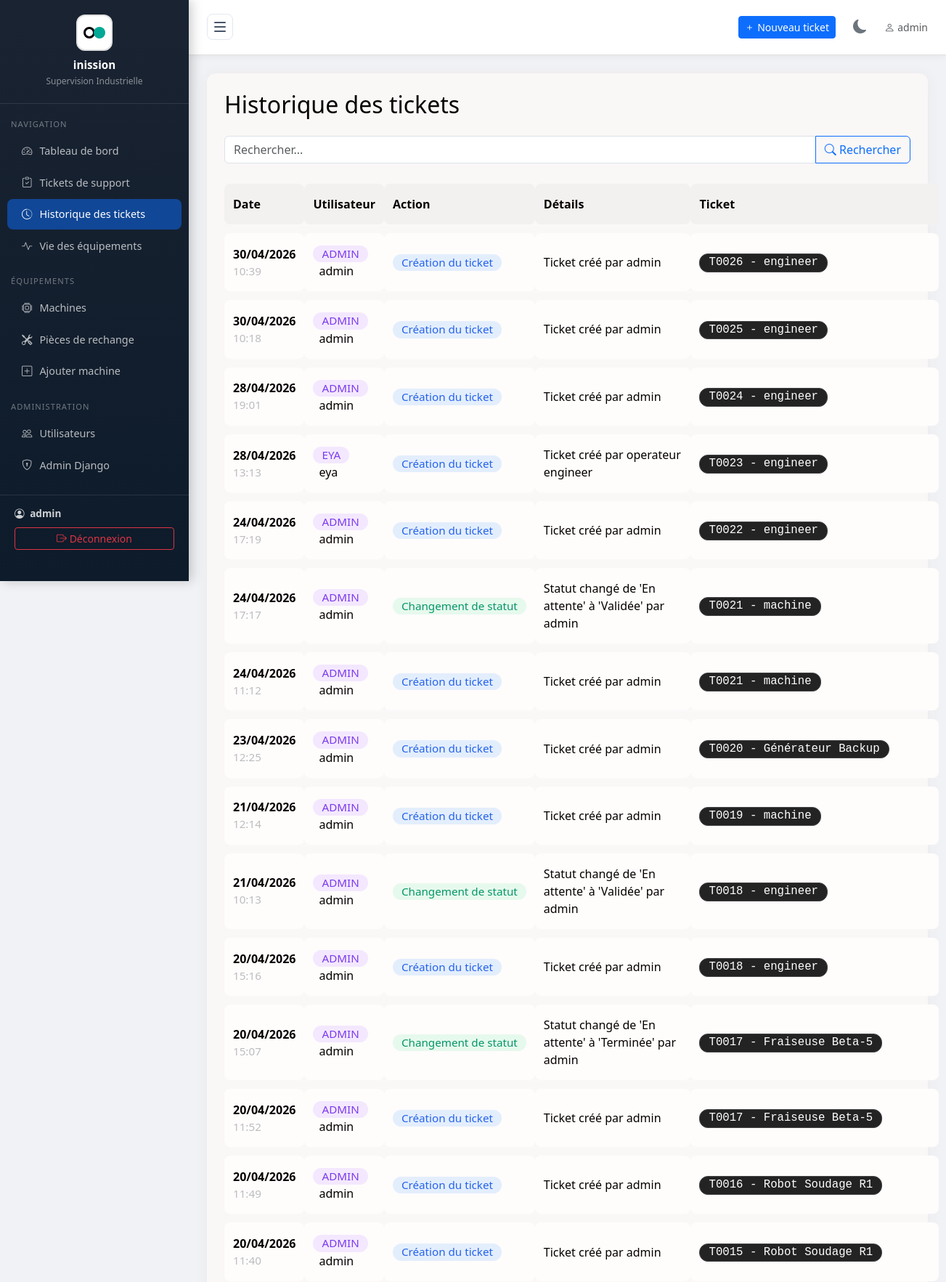
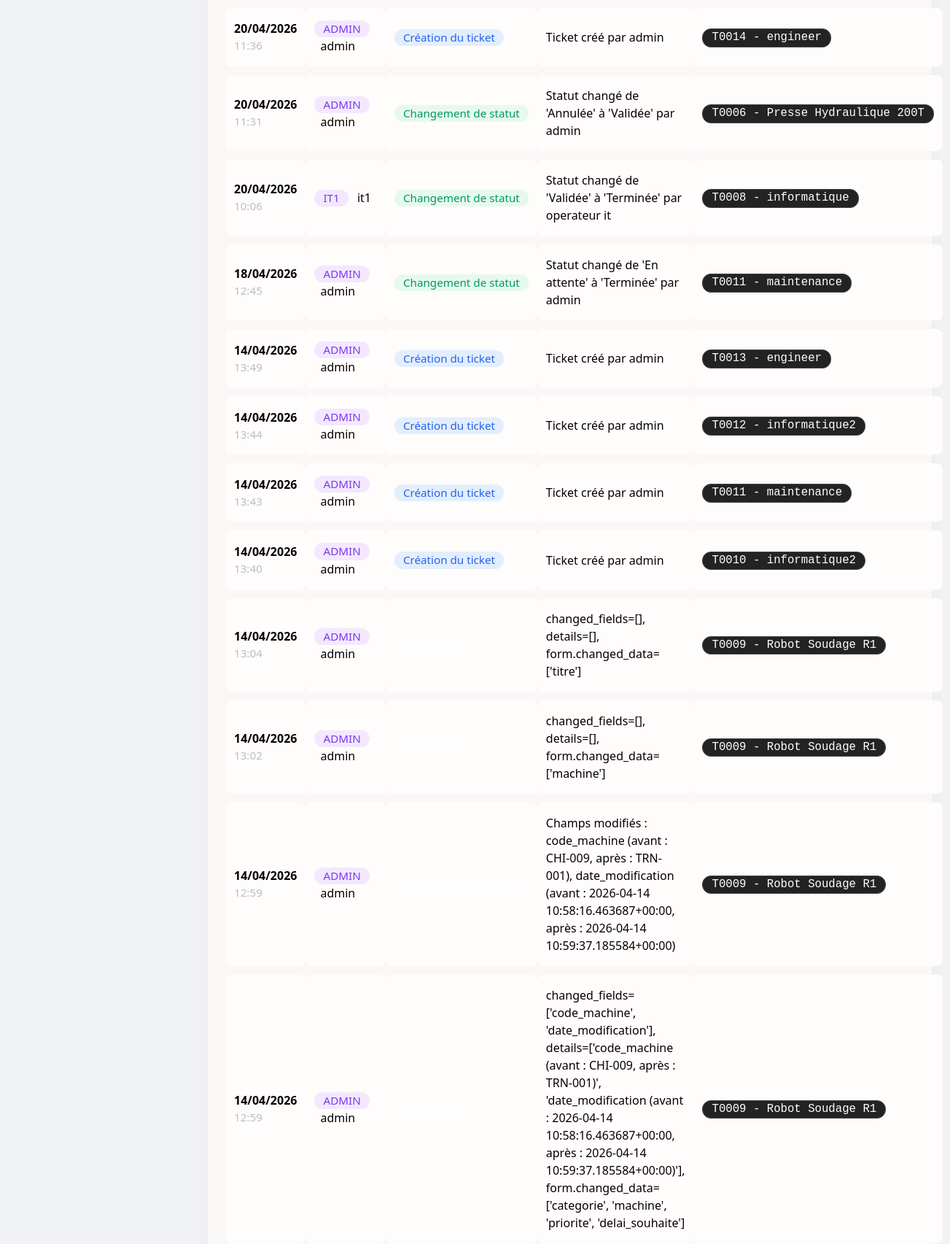
Screenshot of /tickets/historique/ (signed in, upper part) with the database file from the repository (2 pictures, top to bottom).
### tickets/models.py (models this page shows, shortened)
class TicketHistory(models.Model):
    ticket = models.ForeignKey('TicketSupport', on_delete=models.CASCADE, related_name='histories')
    user = models.ForeignKey(User, on_delete=models.SET_NULL, null=True, blank=True)
    action = models.CharField(max_length=255)
    details = models.TextField(blank=True)
    date = models.DateTimeField(default=timezone.now)
    class Meta:
        ordering = ['-date']

class TicketSupport(models.Model):
    titre = models.CharField(max_length=200, verbose_name="Titre du ticket", default="Sans titre")
    CATEGORIE_CHOICES = [
        ('industrielle', 'Industrielle'),
        ('informatique', 'Informatique'),
    ]
    categorie = models.CharField(max_length=30, choices=CATEGORIE_CHOICES, verbose_name="Catégorie", default='industrielle')
    type_panne = models.CharField(max_length=100, verbose_name="Type de panne", default="Non renseigné")
    PRIORITE_CHOICES = [
        ('basse', 'Basse'),
        ('moyenne', 'Moyenne'),
        ('haute', 'Haute'),
    ]
    priorite = models.CharField(max_length=10, choices=PRIORITE_CHOICES, verbose_name="Priorité", default='moyenne')
    """Modèle pour les tickets de support"""
    NATURE_ANOMALIE_CHOICES = [
        ('mecanique', 'Mécanique'),
        ('electrique', 'Électrique'),
        ('hydraulique', 'Hydraulique'),
        ('pneumatique', 'Pneumatique'),
        ('informatique', 'Informatique'),
        ('autre', 'Autre'),
    ]
    STATUT_CHOICES = [
        ('en_attente', 'En attente'),
        ('validee', 'Validée'),
        ('en_cours', 'En cours'),
        ('terminee', 'Terminée'),
        ('annulee', 'Annulée'),
    ]
    numero_ticket = models.CharField(max_length=50, unique=True, verbose_name="N° de ticket")
    service_support = models.CharField(max_length=200, verbose_name="Service support")
    demandeur = models.CharField(max_length=200, verbose_name="Nom du demandeur")
    machine = models.ForeignKey(Machine, on_delete=models.CASCADE, verbose_name="Machine concernée")
    code_machine = models.CharField(max_length=100, verbose_name="Code machine")
    date_ticket = models.DateField(verbose_name="Date du ticket")
    heure_ticket = models.TimeField(verbose_name="Heure du ticket")
    delai_souhaite = models.DateField(null=True, blank=True, verbose_name="Délai souhaité")
    type_support = models.BooleanField(default=False, verbose_name="Curative (décocher) / Préventive (cocher)")
    description_probleme = models.TextField(verbose_name="Description du problème")
    nature_probleme = models.CharField(max_length=20, choices=NATURE_ANOMALIE_CHOICES, verbose_name="Nature du problème")
    visa_demandeur = models.CharField(max_length=200, blank=True, verbose_name="Visa du demandeur")
    statut = models.CharField(max_length=20, choices=STATUT_CHOICES, default='en_attente', verbose_name="Statut")
    spare_part = models.ForeignKey(SparePart, on_delete=models.SET_NULL, null=True, blank=True,
                                   related_name='tickets', verbose_name="Pièce détachée réservée")
    date_creation = models.DateTimeField(auto_now_add=True, verbose_name="Date de création")
    date_modification = models.DateTimeField(auto_now=True, verbose_name="Dernière modification")
    class Meta:
        verbose_name = "Ticket de support"
        verbose_name_plural = "Tickets de support"
        ordering = ['-date_creation']
    def __str__(self):
        return f"{self.numero_ticket} - {self.machine.nom}"

class Machine(models.Model):
    nom = models.CharField(max_length=200, verbose_name="Nom de la machine")
    reference = models.CharField(max_length=100, unique=True, verbose_name="Référence")
    localisation = models.CharField(max_length=200, verbose_name="Localisation / Zone")
    description = models.TextField(blank=True, verbose_name="Description")
    actif = models.BooleanField(default=True, verbose_name="Active")
    date_installation = models.DateField(null=True, blank=True, verbose_name="Date d'installation")
    department = models.ForeignKey('Department', on_delete=models.SET_NULL, null=True, blank=True, verbose_name="Département associé")
    operator = models.ForeignKey('OperatorProfile', on_delete=models.SET_NULL, null=True, blank=True, verbose_name="Opérateur assigné")
    manuel_pdf = models.FileField(upload_to='machines/manuals/', blank=True, null=True, verbose_name="Manuel d'utilisation (PDF)")
    manuel_texte = models.TextField(blank=True, null=True, verbose_name="Manuel d'utilisation (texte)")
    class Meta:
        verbose_name = "Machine"
        verbose_name_plural = "Machines"
        ordering = ['nom']

### tickets/views_ticket_history.py (the view, shortened to what this page needs)
# urls.py: path('tickets/historique/', ticket_history_list, name='ticket_history_list'),
@login_required
def ticket_history_list(request):
    query = request.GET.get('q', '').strip()
    histories = TicketHistory.objects.select_related('ticket', 'user').all()
    user = request.user
    if hasattr(user, 'operatorprofile') and user.operatorprofile.role == 'operateur':
        machines_ids = user.operatorprofile.machines.values_list('id', flat=True)
        histories = histories.filter(ticket__machine__id__in=machines_ids)
    return render(request, 'tickets/ticket_history_list.html', {'histories': histories, 'query': query})

### tickets/templatetags/permissions.py (called while the page is built)
@register.filter
def is_admin_or_supervisor(user):
    if user.is_superuser or user.is_staff:
        return True
    profile = getattr(user, 'operatorprofile', None)
    return profile and profile.role == 'superviseur'

### tickets/templates/tickets/ticket_history_list.html (shortened to what this page needs)
{% extends 'tickets/base.html' %}
{% block content %}
<link rel="stylesheet" href="/static/css/ticket_history.css">
<div class="ticket-history-container">
    <h2 style="margin-bottom: 24px;">Historique des tickets</h2>
    <form method="get" class="mb-3" autocomplete="off">
        <div class="input-group">
            <input type="text" name="q" class="form-control" placeholder="Rechercher..." value="{{ query|default:'' }}">
            <button class="btn btn-outline-primary" type="submit"><i class="bi bi-search"></i> Rechercher</button>
        </div>
    </form>
    <table class="ticket-history-table">
        <thead>
            <tr>
                <th>Date</th>
                <th>Utilisateur</th>
                <th>Action</th>
                <th>Détails</th>
                <th>Ticket</th>
            </tr>
        </thead>
        <tbody>
            {% for h in histories %}
            <tr>
                <td>
                    <div style="font-weight:600;">{{ h.date|date:'d/m/Y' }}</div>
                    <div style="font-size:0.95em;color:#bdbdbd;">{{ h.date|date:'H:i' }}</div>
                </td>
                <td>
                    <span class="badge badge-user">{{ h.user|slice:':1'|upper }}</span>
                    <span style="margin-left:8px;">{{ h.user }}</span>
                </td>
                <td>
                    {% if 'Création' in h.action %}
                        <span class="badge badge-action">{{ h.action }}</span>
                    {% elif 'Changement' in h.action %}
                        <span class="badge badge-status">{{ h.action }}</span>
                    {% else %}
                        <span class="badge">{{ h.action }}</span>
                    {% endif %}
                </td>
                <td>{{ h.details }}</td>
                <td>
                    <span class="badge badge-ticket">{{ h.ticket }}</span>
                </td>
            </tr>
            {% empty %}
            <tr><td colspan="5">Aucun historique trouvé.</td></tr>
            {% endfor %}
        </tbody>
    </table>
</div>
{% endblock %}

### tickets/templates/tickets/base.html (shortened to what this page needs)
{% load permissions %}
<!DOCTYPE html>
<html lang="fr">
<head>
    <link href="https://cdnjs.cloudflare.com/ajax/libs/bootstrap/5.3.2/css/bootstrap.min.css" rel="stylesheet">
    <link href="https://cdnjs.cloudflare.com/ajax/libs/bootstrap-icons/1.11.3/font/bootstrap-icons.min.css" rel="stylesheet">
</head>
<body>
{% if user.is_authenticated %}
<div id="sidebar" class="sidebar d-flex flex-column">
    <div class="sidebar-inner">
    <div class="sidebar-brand flex-shrink-0">
        <div class="brand-icon"></div>
        <h5>inission</h5>
        <small>Supervision Industrielle</small>
    </div>
    <nav class="mt-2 flex-grow-1">
        <div class="sidebar-section">Navigation</div>
        <a href="{% url 'dashboard' %}" class="nav-link {% if request.resolver_match.url_name == 'dashboard' %}active{% endif %}">
            <i class="bi bi-speedometer2"></i><span>Tableau de bord</span>
        </a>
        <a href="{% url 'demande_dashboard' %}" class="nav-link {% if 'demande' in request.resolver_match.url_name %}active{% endif %}">
            <i class="bi bi-clipboard-check"></i><span>Tickets de support</span>
        </a>
            <a href="{% url 'ticket_history_list' %}" class="nav-link {% if request.resolver_match.url_name == 'ticket_history_list' %}active{% endif %}">
                <i class="bi bi-clock-history"></i><span>Historique des tickets</span>
            </a>
        <a href="{% url 'viee_dashboard' %}" class="nav-link {% if 'viee' in request.resolver_match.url_name %}active{% endif %}">
            <i class="bi bi-activity"></i><span>Vie des équipements</span>
        </a>
        {% if user|is_admin_or_supervisor %}
        <div class="sidebar-section">Équipements</div>
        <a href="{% url 'machine_list' %}" class="nav-link {% if 'machine' in request.resolver_match.url_name %}active{% endif %}">
            <i class="bi bi-cpu"></i><span>Machines</span>
        </a>
            <a href="{% url 'machine_spare_parts' %}" class="nav-link {% if request.resolver_match.url_name == 'machine_spare_parts' %}active{% endif %}">
                <i class="bi bi-tools"></i><span>Pièces de rechange</span>
            </a>
        <a href="{% url 'machine_create' %}" class="nav-link">
            <i class="bi bi-plus-square"></i><span>Ajouter machine</span>
        </a>
        {% endif %}
        {% if user.is_staff %}
        <div class="sidebar-section">Administration</div>
        <a href="{% url 'user_list' %}" class="nav-link {% if 'user' in request.resolver_match.url_name %}active{% endif %}">
            <i class="bi bi-people"></i><span>Utilisateurs</span>
        </a>
        <a href="/admin/" class="nav-link">
            <i class="bi bi-shield-lock"></i><span>Admin Django</span>
        </a>
        {% endif %}
    </nav>
    <div class="sidebar-footer flex-shrink-0">
        <div class="user-info">
            <i class="bi bi-person-circle me-1"></i>
            <strong>{{ user.get_full_name|default:user.username }}</strong>
        </div>
        <form action="{% url 'logout' %}" method="post" style="margin-top:8px;">
            <button type="submit" class="btn btn-sm btn-outline-danger w-100">
                <i class="bi bi-box-arrow-right"></i> <span>Déconnexion</span>
            </button>
        </form>
    </div>
    </div>
</div>
<div id="main" class="main-content">
    <div class="topbar">
        <button id="toggle-btn" onclick="toggleSidebar()">
            <span></span>
            <span></span>
            <span></span>
        </button>
        <div class="d-flex align-items-center gap-3">
            <a href="{% url 'demande_create' %}" class="btn btn-primary btn-sm">
                <i class="bi bi-plus"></i> Nouveau ticket
            </a>
            <button class="theme-toggle-btn" onclick="toggleTheme()" title="Basculer le thème">
                <i class="bi bi-moon-fill" id="theme-icon"></i>
            </button>
            <span class="text-muted small"><i class="bi bi-person me-1"></i>{{ user.username }}</span>
        </div>
    </div>
    <div class="page-content">
        {% block content %}{% endblock %}
    </div>
</div>
{% else %}
    {% block auth_content %}{% endblock %}
{% endif %}
</body>
</html>

### static/css/ticket_history.css (style rules this page uses)
.ticket-history-container { background: #faf7f7; color: #060101; border-radius: 12px; padding: 24px; box-shadow: 0 2px 16px rgba(229, 220, 220, 0.4); }
.ticket-history-table { width: 100%; border-collapse: separate; border-spacing: 0 12px; background: transparent; }
.ticket-history-table th, .ticket-history-table td { background: #fffcfc; padding: 16px 12px; border: none; border-radius: 8px; vertical-align: middle; }
.ticket-history-table th { color: #060101; font-weight: 600; background: #f3f0f0; }
.ticket-history-table tr { box-shadow: 0 1px 4px rgba(253, 251, 251, 0.15); }
.badge { display: inline-block; padding: 4px 12px; border-radius: 12px; font-size: 0.95em; font-weight: 500; }
.badge-action { background: #e3eefd; color: #2563eb; }
.badge-status { background: #e6f9ed; color: #059669; }
.badge-user { background: #f3e8ff; color: #7c3aed; }
.badge-ticket { background: #232323; color: #fff; border: 1px solid #444; font-family: monospace; font-size: 0.98em; }

### tickets/templates/tickets/base.html (style rules this page uses)
:root { --sidebar-width: 260px; --primary: #1a2332; --accent: #0d6efd; --danger: #dc3545; }
body { background: #f0f2f5; font-family: 'Segoe UI', sans-serif; }
.sidebar { width: var(--sidebar-width); min-width: var(--sidebar-width); background: linear-gradient(180deg, #1a2332 0%, #0d1b2a 100%); min-height: 100vh; position: fixed; top: 0; left: 0; z-index: 1000; overflow-y: auto; overflow-x: hidden; box-shadow: 4px 0 15px rgba(0,0,0,0.2); max-height: 100vh; transition: width 0.3s ease, min-width 0.3s ease; }
.sidebar-inner { width: var(--sidebar-width); transition: width 0.3s ease; }
.sidebar-brand { padding: 20px; border-bottom: 1px solid rgba(255,255,255,0.1); text-align: center; }
.sidebar-brand h5 { color: #fff; font-weight: 700; font-size: 0.95rem; margin: 0; }
.sidebar-brand small { color: rgba(255,255,255,0.5); font-size: 0.75rem; }
.sidebar-brand .brand-icon { width: 50px; height: 50px; background: white; border-radius: 12px; display: flex; align-items: center; justify-content: center; margin: 0 auto 10px; font-size: 1.5rem; position: relative; border: 2px solid #e0e0e0; }
.sidebar-brand .brand-icon::before { content: ''; position: absolute; width: 16px; height: 16px; border: 3px solid #000; border-radius: 50%; left: 8px; top: 50%; transform: translateY(-50%); }
.sidebar-brand .brand-icon::after { content: ''; position: absolute; width: 16px; height: 16px; background: #00a896; border-radius: 50%; right: 8px; top: 50%; transform: translateY(-50%); }
#toggle-btn { width: 36px; height: 36px; background: white; border: 1px solid #e2e8f0; border-radius: 8px; cursor: pointer; display: flex; flex-direction: column; align-items: center; justify-content: center; gap: 4px; transition: all 0.3s ease; margin-right: 15px; flex-shrink: 0; }
#sidebar:not(.collapsed) ~ #main { margin-left: var(--sidebar-width); }
#toggle-btn span { display: block; width: 16px; height: 2px; background: #475569; border-radius: 2px; transition: transform 0.3s, opacity 0.3s; }
.sidebar-section { padding: 10px 15px 5px; font-size: 0.7rem; color: rgba(255,255,255,0.4); text-transform: uppercase; letter-spacing: 1px; margin-top: 10px; }
.sidebar .nav-link { color: rgba(255,255,255,0.7); padding: 10px 20px; border-radius: 8px; margin: 2px 10px; font-size: 0.9rem; transition: all 0.2s; display: flex; align-items: center; gap: 10px; }
.sidebar .nav-link:hover, .sidebar .nav-link.active { background: rgba(13,110,253,0.3); color: #fff; }
.sidebar .nav-link.active { background: rgba(13,110,253,0.5); }
.sidebar-footer { padding: 15px 20px; border-top: 1px solid rgba(255,255,255,0.1); margin-top: 20px; }
.user-info { color: rgba(255,255,255,0.8); font-size: 0.85rem; }
.main-content { margin-left: var(--sidebar-width); min-height: 100vh; transition: margin-left 0.3s; }
.topbar { background: white; padding: 15px 25px; border-bottom: 1px solid #e0e0e0; box-shadow: 0 2px 10px rgba(0,0,0,0.05); display: flex; align-items: center; justify-content: space-between; }
.page-content { padding: 25px; }
.theme-toggle-btn { background: none; border: none; color: #6c757d; font-size: 1.2rem; cursor: pointer; padding: 8px; border-radius: 6px; transition: all 0.3s ease; display: flex; align-items: center; justify-content: center; }

### rows the page displays
TicketHistory: date "30/04/2026", date "10:39", user "ADMIN", user "admin", action "Création du ticket", details "Ticket créé par admin", ticket "T0026 - engineer"
TicketHistory: date "30/04/2026", date "10:18", user "ADMIN", user "admin", action "Création du ticket", details "Ticket créé par admin", ticket "T0025 - engineer"
TicketHistory: date "28/04/2026", date "19:01", user "ADMIN", user "admin", action "Création du ticket", details "Ticket créé par admin", ticket "T0024 - engineer"
TicketHistory: date "28/04/2026", date "13:13", user "EYA", user "eya", action "Création du ticket", details "Ticket créé par operateur engineer", ticket "T0023 - engineer"
TicketHistory: date "24/04/2026", date "17:19", user "ADMIN", user "admin", action "Création du ticket", details "Ticket créé par admin", ticket "T0022 - engineer"
TicketHistory: date "24/04/2026", date "17:17", user "ADMIN", user "admin", action "Changement de statut", details "Statut changé de 'En attente' à 'Validée' par admin", ticket "T0021 - machine"
TicketHistory: date "24/04/2026", date "11:12", user "ADMIN", user "admin", action "Création du ticket", details "Ticket créé par admin", ticket "T0021 - machine"
TicketHistory: date "23/04/2026", date "12:25", user "ADMIN", user "admin", action "Création du ticket", details "Ticket créé par admin", ticket "T0020 - Générateur Backup"
TicketHistory: date "21/04/2026", date "12:14", user "ADMIN", user "admin", action "Création du ticket", details "Ticket créé par admin", ticket "T0019 - machine"
TicketHistory: date "21/04/2026", date "10:13", user "ADMIN", user "admin", action "Changement de statut", details "Statut changé de 'En attente' à 'Validée' par admin", ticket "T0018 - engineer"
TicketHistory: date "20/04/2026", date "15:16", user "ADMIN", user "admin", action "Création du ticket", details "Ticket créé par admin", ticket "T0018 - engineer"
TicketHistory: date "20/04/2026", date "15:07", user "ADMIN", user "admin", action "Changement de statut", details "Statut changé de 'En attente' à 'Terminée' par admin", ticket "T0017 - Fraiseuse Beta-5"
TicketHistory: date "20/04/2026", date "11:52", user "ADMIN", user "admin", action "Création du ticket", details "Ticket créé par admin", ticket "T0017 - Fraiseuse Beta-5"
TicketHistory: date "20/04/2026", date "11:49", user "ADMIN", user "admin", action "Création du ticket", details "Ticket créé par admin", ticket "T0016 - Robot Soudage R1"
TicketHistory: date "20/04/2026", date "11:40", user "ADMIN", user "admin", action "Création du ticket", details "Ticket créé par admin", ticket "T0015 - Robot Soudage R1"
TicketHistory: date "20/04/2026", date "11:36", user "ADMIN", user "admin", action "Création du ticket", details "Ticket créé par admin", ticket "T0014 - engineer"
TicketHistory: date "20/04/2026", date "11:31", user "ADMIN", user "admin", action "Changement de statut", details "Statut changé de 'Annulée' à 'Validée' par admin", ticket "T0006 - Presse Hydraulique 200T"
TicketHistory: date "20/04/2026", date "10:06", user "IT1", user "it1", action "Changement de statut", details "Statut changé de 'Validée' à 'Terminée' par operateur it", ticket "T0008 - informatique"
TicketHistory: date "18/04/2026", date "12:45", user "ADMIN", user "admin", action "Changement de statut", details "Statut changé de 'En attente' à 'Terminée' par admin", ticket "T0011 - maintenance"
TicketHistory: date "14/04/2026", date "13:49", user "ADMIN", user "admin", action "Création du ticket", details "Ticket créé par admin", ticket "T0013 - engineer"
TicketHistory: date "14/04/2026", date "13:44", user "ADMIN", user "admin", action "Création du ticket", details "Ticket créé par admin", ticket "T0012 - informatique2"
TicketHistory: date "14/04/2026", date "13:43", user "ADMIN", user "admin", action "Création du ticket", details "Ticket créé par admin", ticket "T0011 - maintenance"
TicketHistory: date "14/04/2026", date "13:40", user "ADMIN", user "admin", action "Création du ticket", details "Ticket créé par admin", ticket "T0010 - informatique2"
TicketHistory: date "14/04/2026", date "13:04", user "ADMIN", user "admin", details "changed_fields=[], details=[], form.changed_data=['titre']", ticket "T0009 - Robot Soudage R1"
TicketHistory: date "14/04/2026", date "13:02", user "ADMIN", user "admin", details "changed_fields=[], details=[], form.changed_data=['machine']", ticket "T0009 - Robot Soudage R1"
TicketHistory: date "14/04/2026", date "12:59", user "ADMIN", user "admin", details "Champs modifiés : code_machine (avant : CHI-009, après : TRN-001), date_modification (avant : 2026-04-14 10:58:16.463687+00:00, après : 2026-04-14 10:59:37.185584+00:00)", ticket "T0009 - Robot Soudage R1"
TicketHistory: date "14/04/2026", date "12:59", user "ADMIN", user "admin", details "changed_fields=['code_machine', 'date_modification'], details=['code_machine (avant : CHI-009, après : TRN-001)', 'date_modification (avant : 2026-04-14 10:58:16.463687+00:00, après : 2026-04-14 10:59:37.185584+00:00)'], form.changed_data=['categorie', 'machine', 'priorite', 'delai_souhaite']", ticket "T0009 - Robot Soudage R1"

### other values shown
{{ user.get_full_name|default:user.username }} "admin"
{{ user.username }} "admin"
